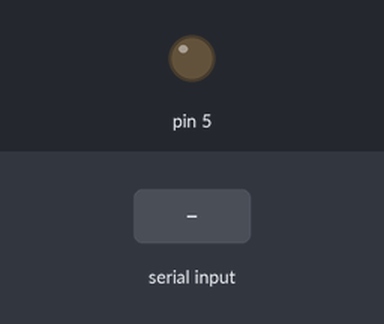
The sketch below on a simulated Arduino Uno, built with avr-gcc and run on an emulated ATmega328P. Parts: output pins drawn as LEDs (lit = HIGH). Dashed ring = blinking. Inputs (shaded band) come from the test bench.

Above: at 1.2 s.
1.3 s: "5\n" received over Serial
At 2.35 s:
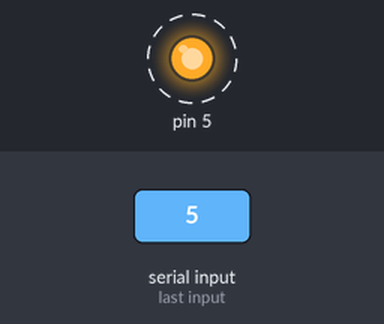
Timing chart, 0 to 4.5 s (numbered marks = the images above; inputs shaded):
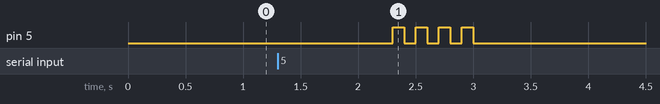

The sketch:

Test_GPIO_OUTPUT.ino
```cpp
/**
* @Autor : St3v3n-4n4
* @Modificacion : 20-06-2023
* @Commit : Test de Pines GPIO
*           pines GPIO habilitados como I/O
*           4,2,15,13,12,14,27,25,26,6,7,8,11,21,22
*           pines GPIO habilitados como I
*           36,39,34,35
*           pines GPIO ocupados en comunicacion UART
*           10,9,32,33,17,16
* @Funcionamiento : Copile el algoritmo en AnaBit
*                   luego proceda a abrir el monitor serial
*                   y Ejecute el pin GPIO I/O para testear su salida digital.
*
**/

#include <Arduino.h>

void setup()
{
  // configuracion de velocidad del puerto serial hacia el PC
  Serial.begin(9600);
}

void loop()
{
  if(Serial.available())
  {
    int DataPC = Serial.readString().toInt();
    pinMode(DataPC,OUTPUT);
    digitalWrite(DataPC,1);
    delay(100);
    digitalWrite(DataPC,0);
    delay(100);
    digitalWrite(DataPC,1);
    delay(100);
    digitalWrite(DataPC,0);
    delay(100);
    digitalWrite(DataPC,1);
    delay(100);
    digitalWrite(DataPC,0);
    delay(100);
    digitalWrite(DataPC,1);
    delay(100);
    digitalWrite(DataPC,0);
    delay(100);
  }

}
```

Measured:
- after the input at 1.3 s, pin 5: alternates HIGH for 0.10 s and LOW for 0.10 s, 8 changes in all, then stays LOW, starting after 1.0 s
